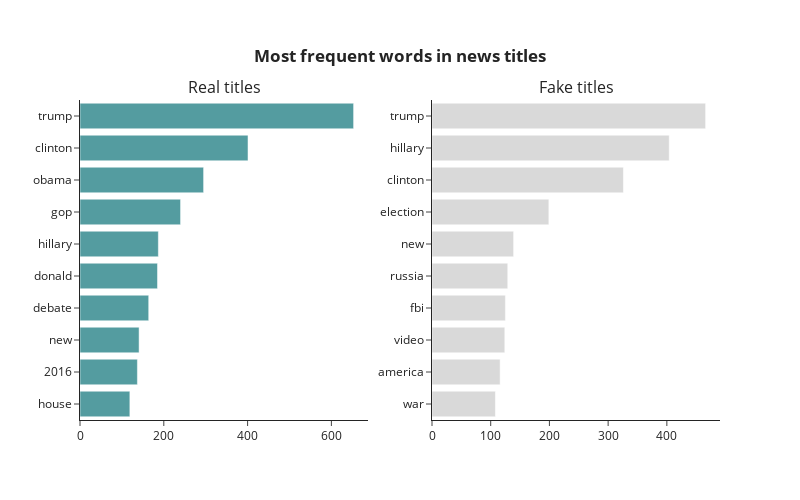

Write notebook code for a chart like this one.
### Markdown cell above
#### Visualization. Part 2 🌄

**News titles**: the most used words are the same in both groups such as "Trump", "Clinton", "Hillary", "New" etc. Nevertheless, Fake titles are distinct with "Russia", "FBI" and "War" being mentioned too often. At the same time, Real news have "Obama" and "GOP" (the old name of the Republican Party) among the most popular phrases (Fakes do not have them in the top). 

**News texts**: news texts patterns have many similarities with titles. However, the most common word in Real texts is "say" being mentioned more than 20.000 times! It should be mentioned that "say" is a common word in Fake group too, but it has approximately 5.500 mentions. In addition, "President" and "Campaign" are also among the leaders in Real texts. These 2 words are not presented in the top 10 of Fake groups.

### Code cell
# Making a top-1o most frequent words visualisation in news titles
pio.templates.default = "simple_white"
fig = make_subplots(rows=1, cols=2, subplot_titles=("Real titles", "Fake titles"))

fig.add_trace(go.Bar(x=[int(tup[1]) for tup in r_ti_common_lemmas], 
                     y=[(tup[0]) for tup in r_ti_common_lemmas], 
                     orientation='h', marker_color='#549CA0'), row=1, col=1)

fig.add_trace(go.Bar(x=[int(tup[1]) for tup in f_ti_common_lemmas], 
                     y=[tup[0] for tup in f_ti_common_lemmas], 
                     orientation='h', marker_color='#d9d9d9'), row=1, col=2)

fig.update_layout(height=500, width=800, 
                  title={'text': "<b>Most frequent words in news titles<b>",
                         'xanchor': 'center',
                         'x':0.5,
                         'yanchor': 'top'},
                  yaxis=dict(autorange="reversed"),
                  yaxis2=dict(autorange="reversed"),
                  showlegend=False)
fig.show()

### Figure 1 — Plotly figure (JSON) as saved in the notebook; plotly's stock layout.template omitted (floating-point values rounded to 4 significant figures)
{"data": [{"marker": {"color": "#549CA0"}, "orientation": "h", "type": "bar", "x": [653, 401, 295, 240, 187, 185, 164, 141, 137, 119], "xaxis": "x", "y": ["trump", "clinton", "obama", "gop", "hillary", "donald", "debate", "new", "2016", "house"], "yaxis": "y"}, {"marker": {"color": "#d9d9d9"}, "orientation": "h", "type": "bar", "x": [466, 404, 326, 199, 139, 129, 125, 124, 116, 108], "xaxis": "x2", "y": ["trump", "hillary", "clinton", "election", "new", "russia", "fbi", "video", "america", "war"], "yaxis": "y2"}], "layout": {"annotations": [{"font": {"size": 16}, "showarrow": false, "text": "Real titles", "x": 0.225, "xanchor": "center", "xref": "paper", "y": 1, "yanchor": "bottom", "yref": "paper"}, {"font": {"size": 16}, "showarrow": false, "text": "Fake titles", "x": 0.775, "xanchor": "center", "xref": "paper", "y": 1, "yanchor": "bottom", "yref": "paper"}], "height": 500, "showlegend": false, "title": {"text": "<b>Most frequent words in news titles<b>", "x": 0.5, "xanchor": "center", "yanchor": "top"}, "width": 800, "xaxis": {"anchor": "y", "autorange": true, "domain": [0, 0.45], "range": [0, 687.4], "type": "linear"}, "xaxis2": {"anchor": "y2", "autorange": true, "domain": [0.55, 1], "range": [0, 490.5], "type": "linear"}, "yaxis": {"anchor": "x", "autorange": true, "domain": [0, 1], "range": [9.5, -0.5], "type": "category"}, "yaxis2": {"anchor": "x2", "autorange": true, "domain": [0, 1], "range": [9.5, -0.5], "type": "category"}}}
